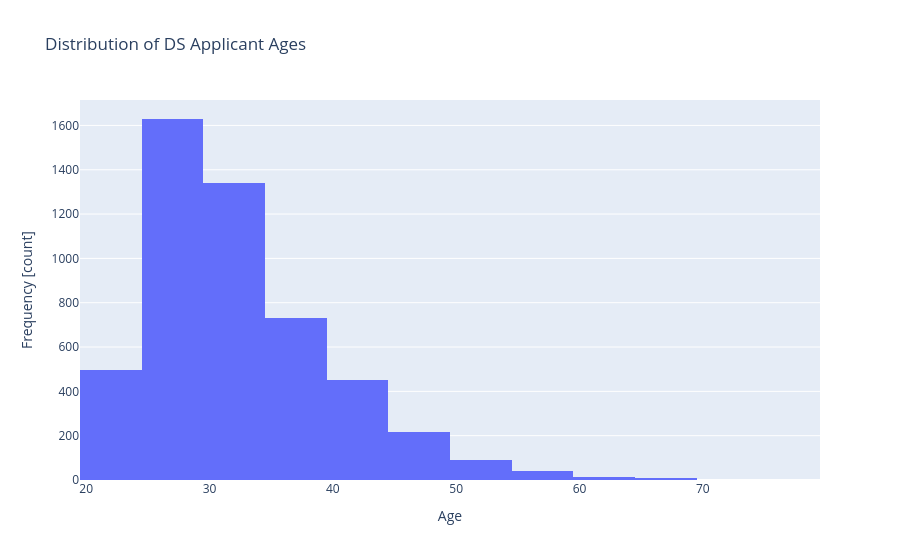

Notebook cell for this chart:
### Markdown cell above
3. Histogram distribusi usia pelamar

### Code cell
fig = px.histogram(
    x=ages,
    nbins=20,
    title="Distribution of DS Applicant Ages",
)
fig.update_layout(
    xaxis_title="Age",
    yaxis_title="Frequency [count]"
)
fig.show()

### Figure 1 — Plotly figure (JSON) as saved in the notebook; plotly's stock layout.template omitted (floating-point values rounded to 4 significant figures; data arrays with more than 128 entries replaced by an {"elided": "..."} marker saying what was removed)
{"data": [{"bingroup": "x", "hovertemplate": "x=%{x}<br>count=%{y}<extra></extra>", "legendgroup": "", "marker": {"color": "#636efa", "pattern": {"shape": ""}}, "name": "", "nbinsx": 20, "orientation": "v", "showlegend": false, "type": "histogram", "x": {"elided": "5025 int values"}, "xaxis": "x", "yaxis": "y"}], "layout": {"barmode": "relative", "legend": {"tracegroupgap": 0}, "title": {"text": "Distribution of DS Applicant Ages"}, "xaxis": {"anchor": "y", "domain": [0, 1], "title": {"text": "Age"}}, "yaxis": {"anchor": "x", "domain": [0, 1], "title": {"text": "Frequency [count]"}}}}
